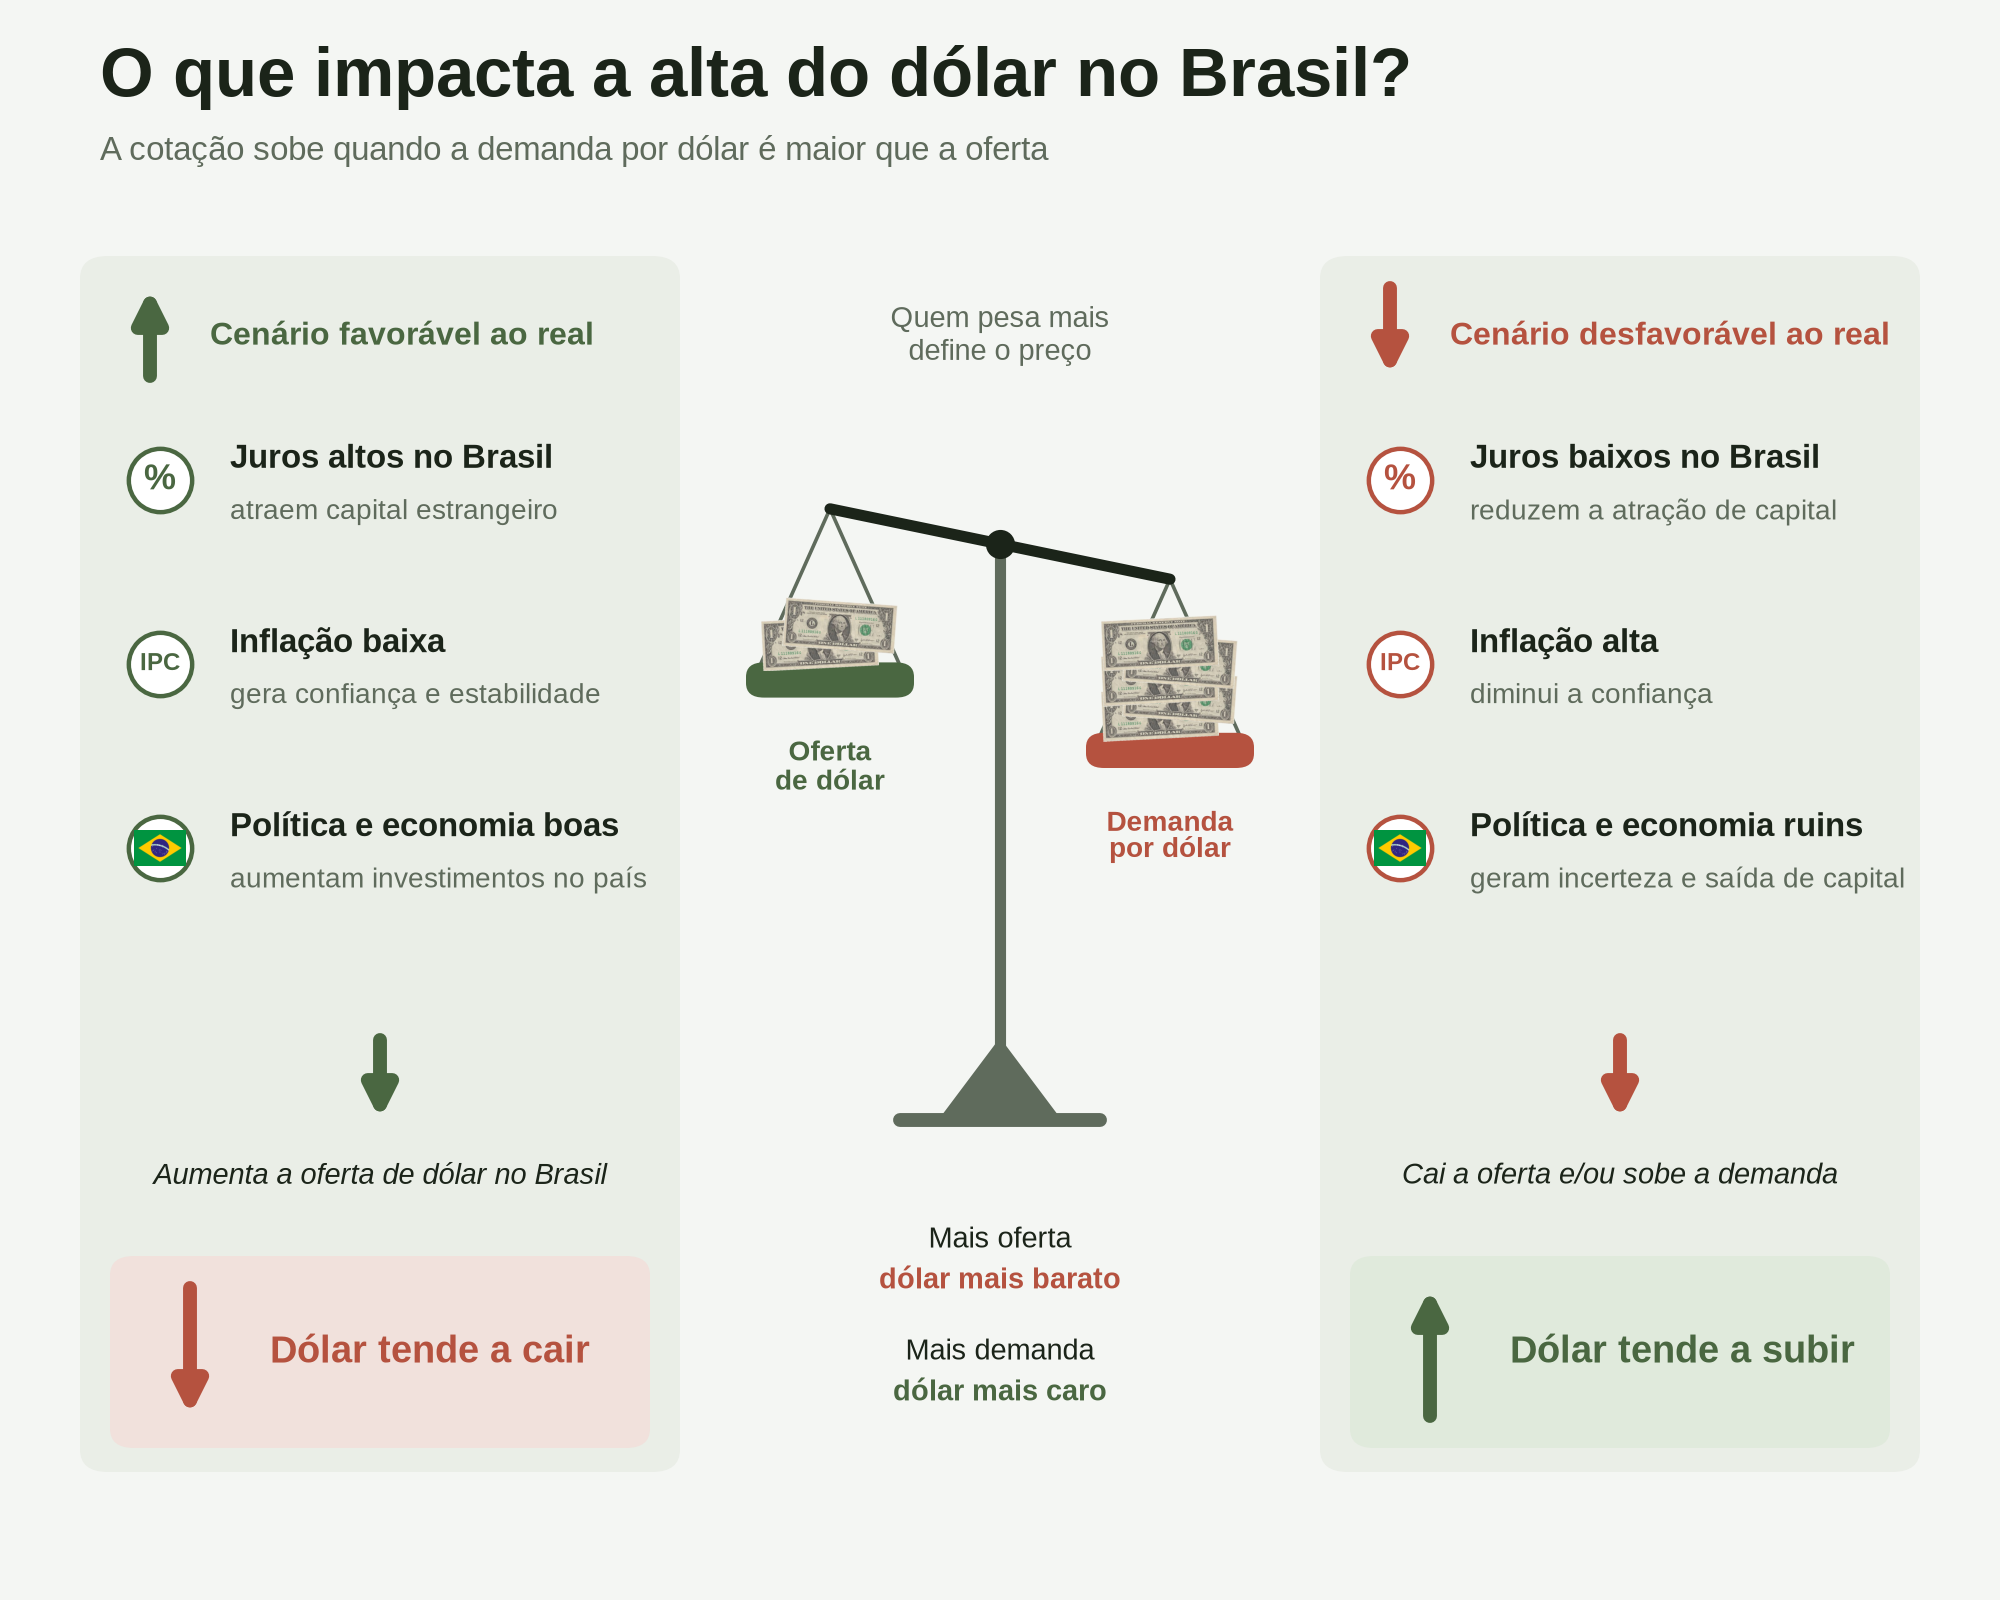

Generate this figure with Python:
"""Variação 3: duas colunas + balança inclinada com notas de dólar, ícones nos itens. Conceitual, sem dados."""
import matplotlib
matplotlib.use("Agg")
import matplotlib.pyplot as plt
from matplotlib.patches import FancyBboxPatch, FancyArrowPatch, Polygon
from matplotlib import font_manager as fm
from PIL import Image

BG, INK, MUTED = "#f4f6f3", "#1b2419", "#5f6b5c"
UP, DOWN = "#4a6741", "#b5523f"
T_SOBE, T_CAI, T_COL = "#e0eadc", "#f1e1dc", "#eaeee7"
plt.rcParams["font.family"] = "Liberation Sans" if any("Liberation Sans" in f.name for f in fm.fontManager.ttflist) else "DejaVu Sans"
FLAG = Image.open("imagens/bandeira_brasil.webp").convert("RGB")
USD = Image.open("imagens/dolar_nota.jpg").convert("RGB")
W_, H_ = 10, 8
fig = plt.figure(figsize=(W_, H_), dpi=200, facecolor=BG)
F = fig.add_axes([0, 0, 1, 1]); F.set_xlim(0, 1); F.set_ylim(0, 1); F.axis("off")

def seta(p0, p1, cor, lw=5, ms=22):
    F.add_patch(FancyArrowPatch(p0, p1, arrowstyle="-|>", mutation_scale=ms, lw=lw, color=cor, shrinkA=0, shrinkB=0, zorder=5))

def icone(img, cx, cy, w, rot=0, z=3):
    h = w * img.size[1] / img.size[0] * (W_ / H_)
    a = fig.add_axes([cx - w / 2, cy - h / 2, w, h], zorder=z)
    a.imshow(img.convert('RGBA').rotate(rot, expand=True, resample=Image.BICUBIC) if rot else img); a.axis("off")

fig.text(.05, .94, "O que impacta a alta do dólar no Brasil?", color=INK, fontsize=25, fontweight="bold")
fig.text(.05, .90, "A cotação sobe quando a demanda por dólar é maior que a oferta", color=MUTED, fontsize=12)

def badge(x, y, cor, tipo, bem):
    F.add_patch(plt.Circle((x, y), .021, color="white", ec=cor, lw=1.6, transform=F.transData)) if False else F.scatter([x], [y], s=520, facecolor="white", edgecolor=cor, linewidth=1.6, zorder=3)
    if tipo == "juros":
        fig.text(x, y, "%", color=cor, fontsize=13, fontweight="bold", ha="center", va="center", zorder=4)
    elif tipo == "inflacao":
        seta((x, y + .014 if not bem else y - .014), (x, y - .014 if not bem else y + .014), cor, lw=2.6, ms=11) if False else None
        fig.text(x, y, "IPC", color=cor, fontsize=8.5, fontweight="bold", ha="center", va="center", zorder=4)
        seta((x + .0, y - .011) if bem else (x, y + .011), (x, y - .021) if bem else (x, y + .021), cor, lw=0, ms=0) if False else None
    else:
        icone(FLAG, x, y, .026, z=4)

cols = [
    (.04, "Cenário favorável ao real", UP, True,
     [("juros", "Juros altos no Brasil", "atraem capital estrangeiro"), ("inflacao", "Inflação baixa", "gera confiança e estabilidade"), ("pol", "Política e economia boas", "aumentam investimentos no país")],
     "Aumenta a oferta de dólar no Brasil", "Dólar tende a cair", T_CAI, DOWN, False),
    (.66, "Cenário desfavorável ao real", DOWN, False,
     [("juros", "Juros baixos no Brasil", "reduzem a atração de capital"), ("inflacao", "Inflação alta", "diminui a confiança"), ("pol", "Política e economia ruins", "geram incerteza e saída de capital")],
     "Cai a oferta e/ou sobe a demanda", "Dólar tende a subir", T_SOBE, UP, True),
]
w = .30
for x0, titulo, cor, bem, itens, result, final, tint, fcor, fsobe in cols:
    F.add_patch(FancyBboxPatch((x0, .08), w, .76, boxstyle="round,pad=0,rounding_size=.014", fc=T_COL, ec="none"))
    seta((x0 + .035, .765 if bem else .82), (x0 + .035, .82 if bem else .765), cor, lw=5)
    fig.text(x0 + .065, .79, titulo, color=cor, fontsize=11.5, fontweight="bold", va="center")
    for i, (tp, a, b) in enumerate(itens):
        y = .70 - i * .115
        badge(x0 + .04, y, cor, tp, bem)
        fig.text(x0 + .075, y + .013, a, color=INK, fontsize=12, fontweight="bold", va="center")
        fig.text(x0 + .075, y - .02, b, color=MUTED, fontsize=10, va="center")
    seta((x0 + w / 2, .35), (x0 + w / 2, .30), cor, lw=5, ms=22)
    fig.text(x0 + w / 2, .265, result, color=INK, fontsize=10.5, ha="center", va="center", style="italic")
    F.add_patch(FancyBboxPatch((x0 + .015, .095), w - .03, .12, boxstyle="round,pad=0,rounding_size=.012", fc=tint, ec="none"))
    seta((x0 + .055, .115 if fsobe else .195), (x0 + .055, .195 if fsobe else .115), fcor, lw=5)
    fig.text(x0 + .095, .155, final, color=fcor, fontsize=13.5, fontweight="bold", va="center")

# balança central (inclinada: demanda pesa mais)
cx, py = .5, .66
F.plot([cx, cx], [.30, py], color=MUTED, lw=4, solid_capstyle="round", zorder=1)
F.plot([cx - .05, cx + .05], [.30, .30], color=MUTED, lw=5, solid_capstyle="round")
F.add_patch(Polygon([[cx - .03, .30], [cx + .03, .30], [cx, .35]], color=MUTED, zorder=1))
F.scatter([cx], [py], s=90, color=INK, zorder=4)
L, R = (cx - .085, py + .022), (cx + .085, py - .022)
F.plot([L[0], R[0]], [L[1], R[1]], color=INK, lw=4, solid_capstyle="round", zorder=3)
for (px, py2), cor, nome, n in ((L, UP, "Oferta de dólar", 2), (R, DOWN, "Demanda por dólar", 5)):
    by = py2 - .11
    for d in (-.035, .035): F.plot([px, px + d], [py2, by + .012], color=MUTED, lw=1.3, zorder=2)
    F.add_patch(FancyBboxPatch((px - .042, by - .008), .084, .022, boxstyle="round,pad=0,rounding_size=.009", fc=cor, ec="none", zorder=3))
    for k in range(n):
        icone(USD, px + (k % 2 - .5) * .01, by + .026 + k * .011, .065, rot=(-4 if k % 2 else 3), z=3 + k // 2)
    fig.text(px, by - .05, nome.replace(" de ", "\nde ").replace(" por ", "\npor "), color=cor, fontsize=10, fontweight="bold", ha="center", va="center", linespacing=1.1)
fig.text(cx, .79, "Quem pesa mais\ndefine o preço", color=MUTED, fontsize=10.5, ha="center", va="center", linespacing=1.2)
fig.text(cx, .225, "Mais oferta", color=INK, fontsize=10.5, ha="center", va="center")
fig.text(cx, .20, "dólar mais barato", color=DOWN, fontsize=10.5, fontweight="bold", ha="center", va="center")
fig.text(cx, .155, "Mais demanda", color=INK, fontsize=10.5, ha="center", va="center")
fig.text(cx, .13, "dólar mais caro", color=UP, fontsize=10.5, fontweight="bold", ha="center", va="center")
fig.savefig("infografico_impacto_alta_dolar_v3.png", facecolor=BG)
